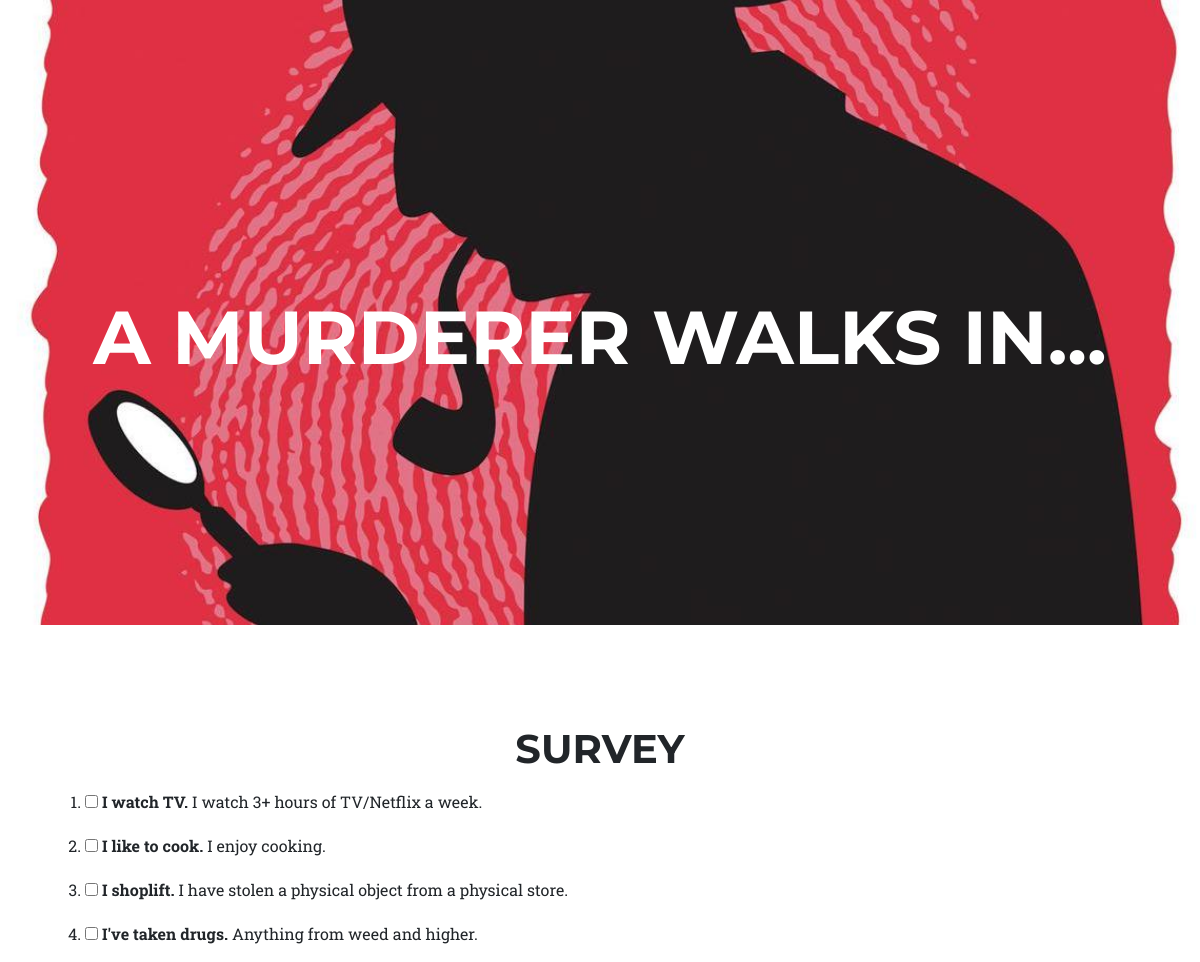
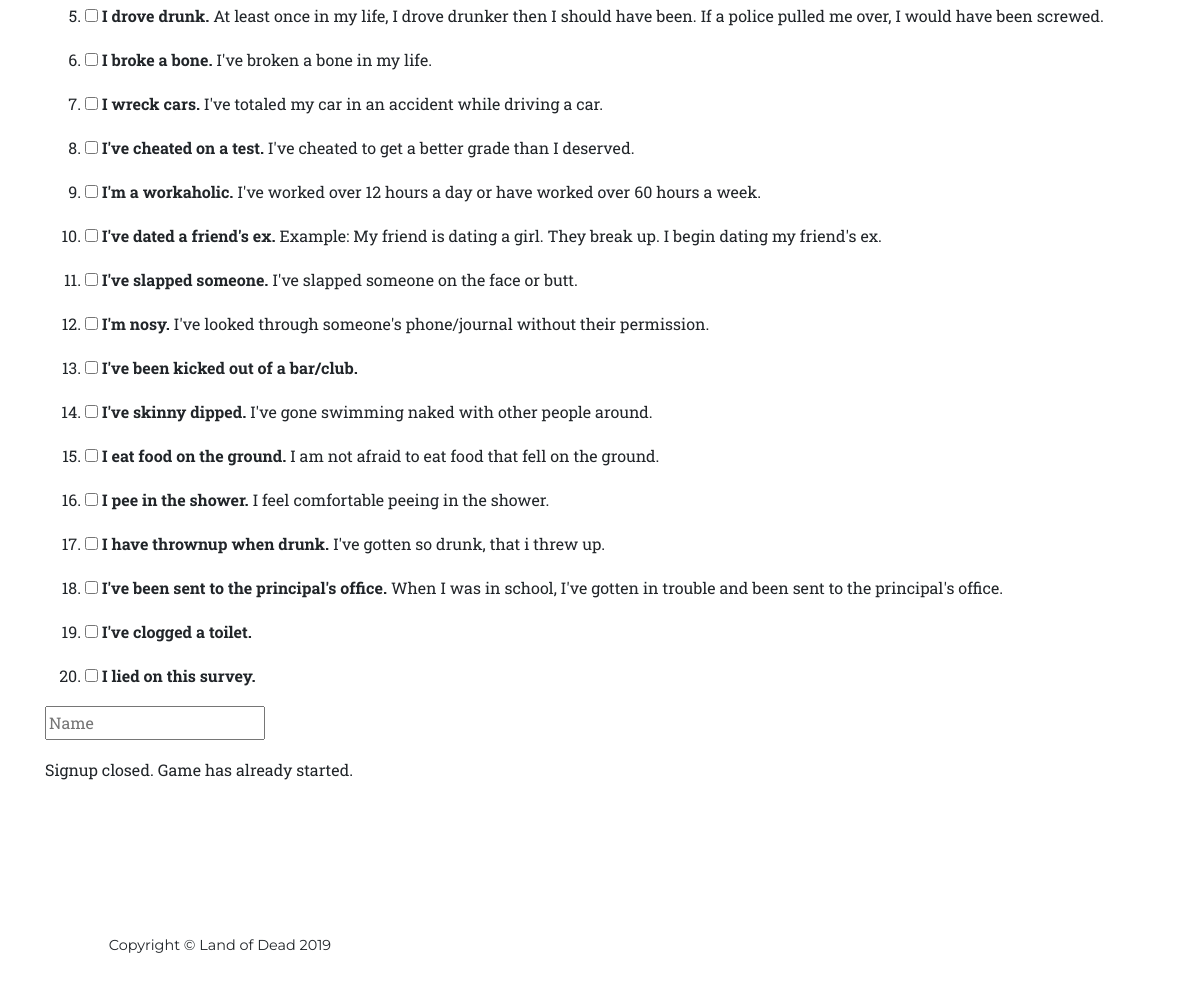
The page / on the database its author committed (2 pictures, top to bottom).
### game/models.py (models this page shows, shortened)
class Question(models.Model):
    text = models.TextField()           # Question on problem
    news_report = models.TextField()           # How the news reports this question

### game/views.py (the view)
# urls.py: path('', views.survey, name='survey'),
def survey(request):
    players = Player.objects.all()
    game_is_started = False
    if len(players) > 0 and players[0].role != "":
        game_is_started = True
    questions = Question.objects.all()
    return render(request, 'survey.html', {'questions': questions, 'game_is_started': game_is_started})

### game/templates/survey.html (shortened to what this page needs)
{% extends "base.html" %}
{% block body %}
  <header class="masthead">
    <div class="container">
      <div class="intro-text">
        <div class="intro-heading text-uppercase">A murderer walks in...</div>
      </div>
    </div>
  </header>
  <section class="page-section" id="services">
    <div class="container">
      <div class="row">
        <div class="col-lg-12 text-center">
          <h2 class="section-heading text-uppercase">Survey</h2>
        </div>
      </div>
    </div>
    <div class="container">
      <div class="row">
        <div class="col-lg-12">
          <form action="/survey_save" method="post">
            <ol>
              {% for question in questions %}
                <li><p><input type="checkbox" name="survey" value="{{ question.id }}"> {{ question.text|safe }}</p></li>
              {% endfor %}
            </ol>
            <p><input id="txt_name" type="text" name="name" placeholder="Name" /></p>
            {% if not game_is_started %}
              <p><button id="submit" type="submit">Submit</button></p>
            {% elif game_is_started %}
              <p>Signup closed. Game has already started.</p>
            {% endif %}
          </form>
        </div>
      </div>
    </div>
  </section>
{% endblock %}

### rows shown on the page
Question: text "I watch TV. I watch 3+ hours of TV/Netflix a week."
Question: text "I like to cook. I enjoy cooking."
Question: text "I shoplift. I have stolen a physical object from a physical store."
Question: text "I've taken drugs. Anything from weed and higher."
Question: text "I drove drunk. At least once in my life, I drove drunker then I should have been. If a police pulled me over, I would have been screwed."
Question: text "I broke a bone. I've broken a bone in my life."
Question: text "I wreck cars. I've totaled my car in an accident while driving a car."
Question: text "I've cheated on a test. I've cheated to get a better grade than I deserved."
Question: text "I'm a workaholic. I've worked over 12 hours a day or have worked over 60 hours a week."
Question: text "I've dated a friend's ex. Example: My friend is dating a girl. They break up. I begin dating my friend's ex."
Question: text "I've slapped someone. I've slapped someone on the face or butt."
Question: text "I'm nosy. I've looked through someone's phone/journal without their permission."
Question: text "I've been kicked out of a bar/club."
Question: text "I've skinny dipped. I've gone swimming naked with other people around."
Question: text "I eat food on the ground. I am not afraid to eat food that fell on the ground."
Question: text "I pee in the shower. I feel comfortable peeing in the shower."
Question: text "I have thrownup when drunk. I've gotten so drunk, that i threw up."
Question: text "I've been sent to the principal's office. When I was in school, I've gotten in trouble and been sent to the principal's office."
Question: text "I've clogged a toilet."
Question: text "I lied on this survey."
